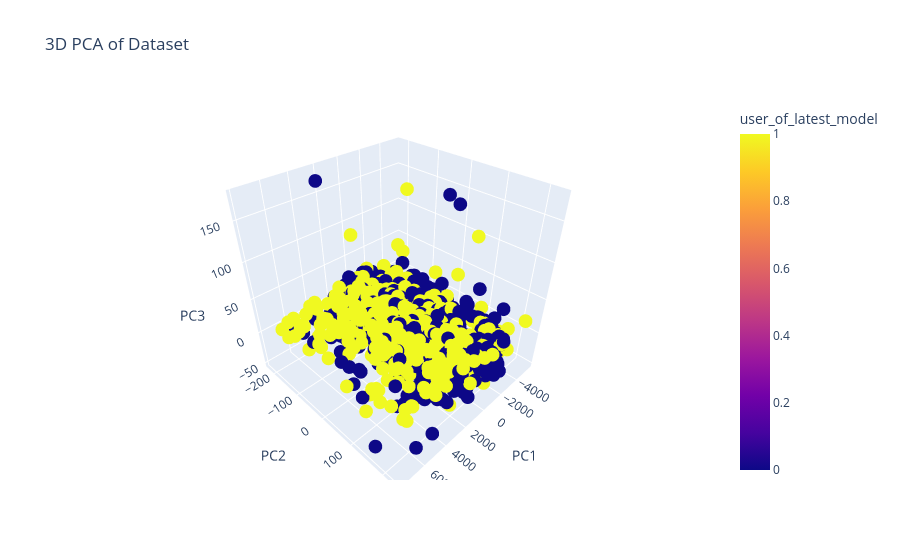

The notebook cell saved with this chart:
### Code cell
import plotly.express as px

# Create a 3D scatter plot with bullet size 1
fig = px.scatter_3d(pca_df, x='PC1', y='PC2', z='PC3', color=target_col, size_max=0.5, title='3D PCA of Dataset')

# Show the plot
fig.show()

### Figure 1 — Plotly figure (JSON) as saved in the notebook; plotly's stock layout.template omitted (floating-point values rounded to 4 significant figures; data arrays with more than 128 entries replaced by an {"elided": "..."} marker saying what was removed)
{"data": [{"hovertemplate": "PC1=%{x}<br>PC2=%{y}<br>PC3=%{z}<br>user_of_latest_model=%{marker.color}<extra></extra>", "legendgroup": "", "marker": {"color": {"elided": "978 float values"}, "coloraxis": "coloraxis", "symbol": "circle"}, "mode": "markers", "name": "", "scene": "scene", "showlegend": false, "type": "scatter3d", "x": {"elided": "978 float values"}, "y": {"elided": "978 float values"}, "z": {"elided": "978 float values"}}], "layout": {"coloraxis": {"colorbar": {"title": {"text": "user_of_latest_model"}}, "colorscale": [[0, "#0d0887"], [0.1111, "#46039f"], [0.2222, "#7201a8"], [0.3333, "#9c179e"], [0.4444, "#bd3786"], [0.5556, "#d8576b"], [0.6667, "#ed7953"], [0.7778, "#fb9f3a"], [0.8889, "#fdca26"], [1, "#f0f921"]]}, "legend": {"tracegroupgap": 0}, "scene": {"domain": {"x": [0, 1], "y": [0, 1]}, "xaxis": {"title": {"text": "PC1"}}, "yaxis": {"title": {"text": "PC2"}}, "zaxis": {"title": {"text": "PC3"}}}, "title": {"text": "3D PCA of Dataset"}}}
